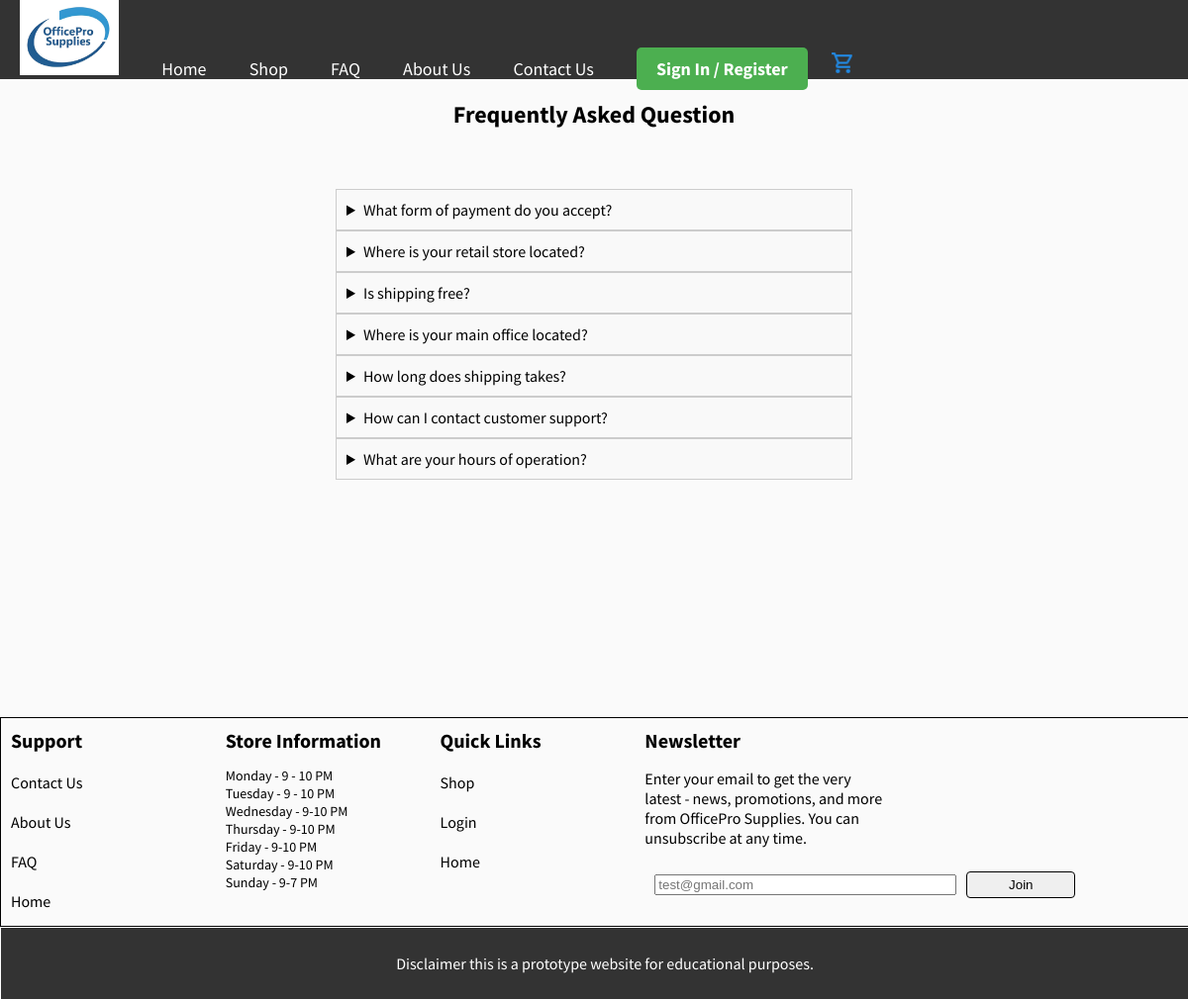
The page /PHP/pages/faq.php on the database its author committed.
### tables this page shows
CREATE TABLE faq (
    ID int NOT NULL AUTO_INCREMENT,
    FAQTimestamp timestamp NOT NULL DEFAULT CURRENT_TIMESTAMP,
    Question text NOT NULL,
    Answer text NOT NULL,
     
    PRIMARY KEY (ID)
);

### PHP/pages/faq.php (the view, shortened to what this page needs)
<html>
	<head>
		<link rel="stylesheet" href="../../CSS/mainstyles.css" />
	</head>
	<body>
		<?php include '../NavbarFooter/nav.php'; ?>
		<h2 style="text-align: center;"> Frequently Asked Question</h2>
		<?php
			print '<br><br>';
					$DBConnect = mysqli_connect("127.0.0.1", "opsadmin", "0ff1c3P$", "OfficePro");
					if ($DBConnect == false)
						print("Unable to connect to the database: " . mysqli_connect_error());
					else {
						$TableFAQ = "faq";
						$SQLstring = "select * from $TableFAQ";
						$QueryResult = mysqli_query($DBConnect, $SQLstring);
						if (mysqli_num_rows($QueryResult) > 0) {
							while ($Row = mysqli_fetch_assoc($QueryResult)) {
								print '<div class="faq-container";>';
								print '<details>';
								print '<summary>' . $Row['Question'] . '</summary>';
								print '</details>';
								print '</div>';
							}
						}
						else
							print "there are no results to display";
					}
					print '<br><br><br><br>';
					print '<br><br><br><br>';
					print '<br><br><br><br>';
		?>
	</body>
		<?php include '../NavbarFooter/footer.php'; ?>
</html>

### CSS/mainstyles.css (style rules this page uses)
body { background-color: #fafafa; font-family: 'Source Sans Pro', sans-serif; padding:0; margin:0; }
.faq-container { display: flex; justify-content: center; align-items: center; }
details { cursor: pointer; padding: 10px; border: 1px solid #ccc; background-color: #f9f9f9; max-width: 500px; width: 100% }
summary { outline: none; }
body { margin: 0; padding: 0; min-height: 100vh; display: flex; flex-direction: column; }

### rows shown on the page
faq: Question "What form of payment do you accept?"
faq: Question "Where is your retail store located?"
faq: Question "Is shipping free?"
faq: Question "Where is your main office located?"
faq: Question "How long does shipping takes?"
faq: Question "How can I contact customer support?"
faq: Question "What are your hours of operation?"
